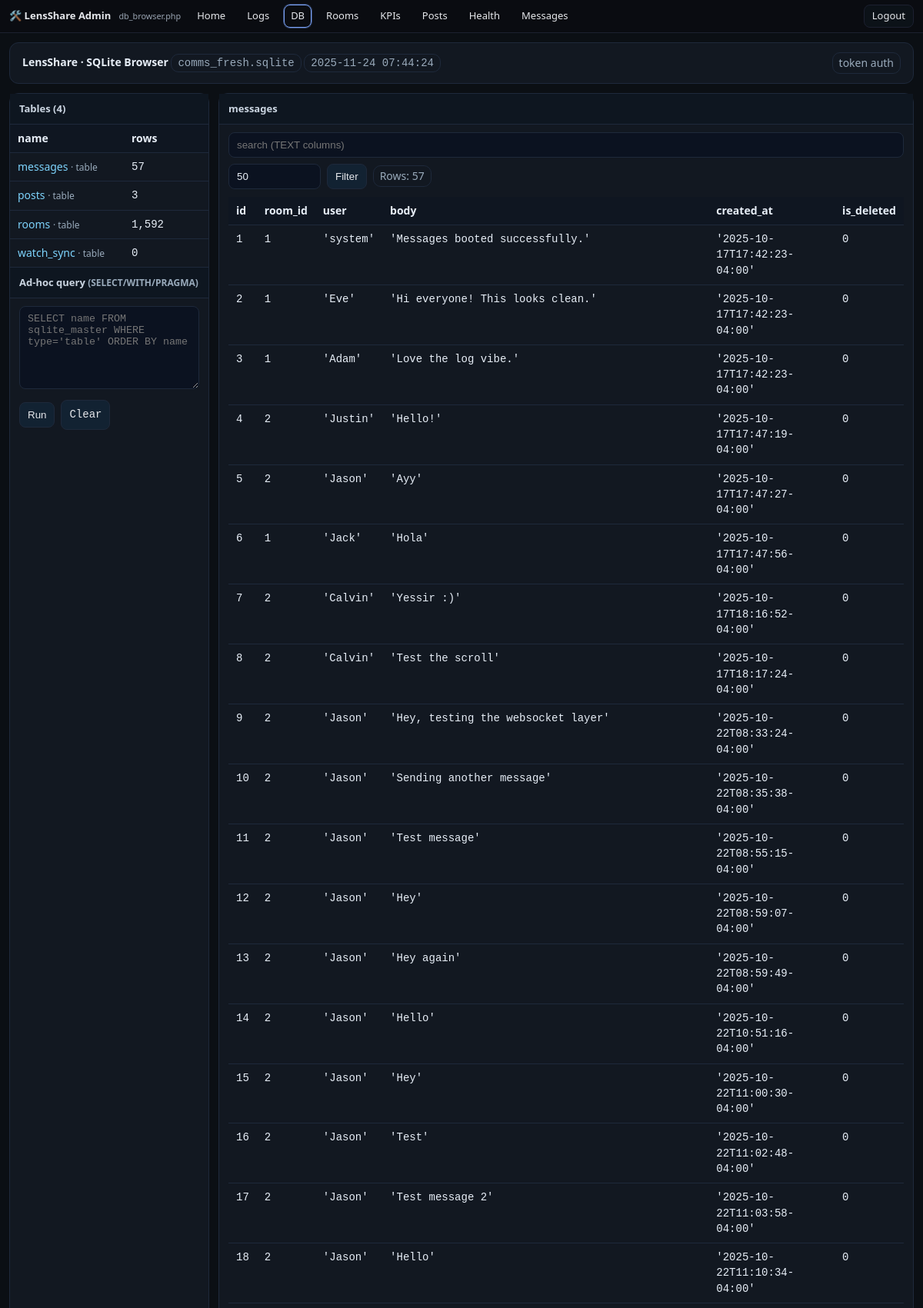
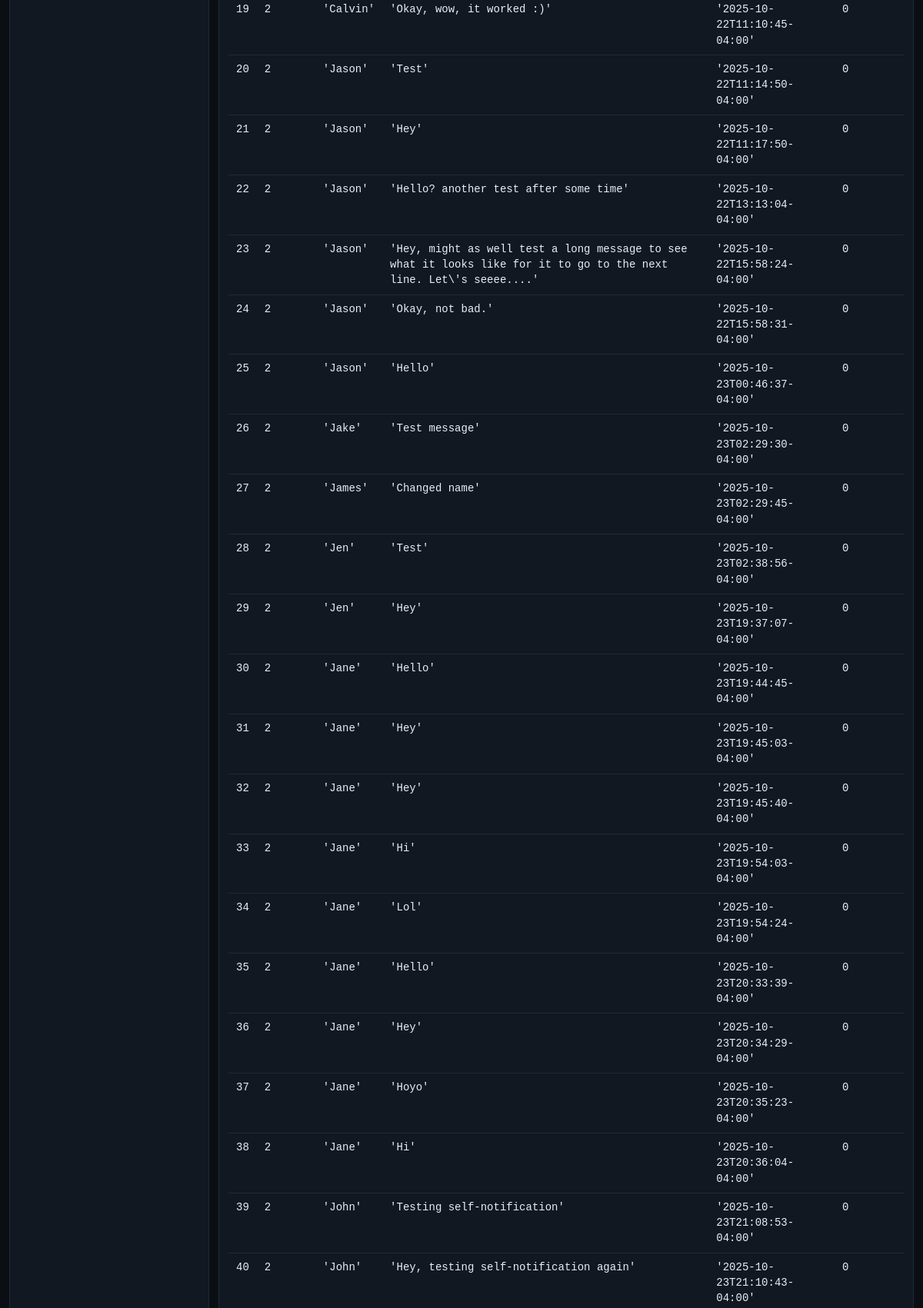
Screenshot of /comms/admin/db_browser.php?token=ajay-7c9f4f2f3a&table=messages&page=1 (signed in, upper part) with the database file from the repository (2 pictures, top to bottom).
### tables this page shows
CREATE TABLE messages (
       id INTEGER PRIMARY KEY AUTOINCREMENT,
       room_id INTEGER NOT NULL,
       user TEXT NOT NULL,
       body TEXT NOT NULL,
       created_at TEXT NOT NULL, is_deleted INTEGER NOT NULL DEFAULT 0,
       FOREIGN KEY(room_id) REFERENCES rooms(id) ON DELETE CASCADE
     );

### comms/config.php (called while the page is built, shortened)
<?php
$brand = [
  'name'        => 'LensShare',
  'slug'        => 'lensshare',
  'brand_emoji' => '🙂💬',
  'chat_emoji'  => '🌈',
  'tagline'     => 'Publishing + Messages',
  'favicon'     => '/favicon.svg',
];

### comms/admin/db_browser.php (the view, shortened to what this page needs)
<?php
require_once __DIR__ . '/../config.php';
function h($s){ return htmlspecialchars((string)$s, ENT_QUOTES | ENT_SUBSTITUTE, 'UTF-8'); }
$pdo = new PDO('sqlite:' . DB_PATH, null, null, [
  PDO::ATTR_ERRMODE => PDO::ERRMODE_EXCEPTION,
  PDO::ATTR_DEFAULT_FETCH_MODE => PDO::FETCH_ASSOC,
  PDO::ATTR_EMULATE_PREPARES => false,
]);
$pdo->query('PRAGMA foreign_keys=ON');
$pdo->query('PRAGMA busy_timeout=2000');
$PAGE_SIZE_DEFAULT = 50; $PAGE_SIZE_MAX = 500;
$table    = isset($_GET['table']) ? preg_replace('/[^\w.]/','', $_GET['table']) : '';
$page     = max(1, (int)($_GET['page'] ?? 1));
$pagesize = min($PAGE_SIZE_MAX, max(1, (int)($_GET['pagesize'] ?? $PAGE_SIZE_DEFAULT)));
$offset   = ($page-1)*$pagesize;
$sqlFree  = trim((string)($_GET['sql'] ?? ''));
function preserve($extra = []){
  $keep = ['token','table','q','pagesize','page'];
  $out = [];
  foreach ($keep as $k) if (isset($_GET[$k])) $out[$k] = $_GET[$k];
  foreach ($extra as $k=>$v) $out[$k] = $v;
  return '?' . http_build_query($out);
}
$tables = $pdo->query("SELECT name, type FROM sqlite_master WHERE type IN ('table','view') AND name NOT LIKE 'sqlite_%' ORDER BY name")->fetchAll();
$counts = [];
foreach ($tables as $t) {
  try { $counts[$t['name']] = (int)$pdo->query("SELECT COUNT(*) FROM \"{$t['name']}\"")->fetchColumn(); }
  catch(Throwable $e){ $counts[$t['name']] = null; }
}
$rows = []; $cols = []; $rowCount = null;
if ($table !== '') {
  try {
    $rowCount = (int)$pdo->query("SELECT COUNT(*) FROM \"$table\"")->fetchColumn();
    $where=''; $params=[];
    $sql = "SELECT * FROM \"$table\" $where LIMIT :lim OFFSET :off";
    $stmt = $pdo->prepare($sql);
    $stmt->bindValue(':lim',$pagesize,PDO::PARAM_INT);
    $stmt->bindValue(':off',$offset,PDO::PARAM_INT);
    $stmt->execute();
    $rows = $stmt->fetchAll();
    if ($rows) $cols = array_keys($rows[0]);
  } catch(Throwable $e){
    $rows=[]; $schema=[]; $indexes=[]; $rowCount=null;
  }
}
$now = date('Y-m-d H:i:s');
?>
<!doctype html>
<html>
<head>
</head>
<body>
<div class="page">
<?php
require_once __DIR__ . '/_topnav_admin.php';
?>
<div class="wrap">
  <div class="card header">
    <div>
      <strong><?= $brand['name'] ?> · SQLite Browser</strong>
      <span class="badge mono"><?=h(basename(DB_PATH))?></span>
      <span class="badge mono"><?=h($now)?></span>
    </div>
    <div class="badge">token auth</div>
  </div>
  <div class="grid">
    <div class="panel">
      <h3>Tables (<?=count($tables)?>)</h3>
      <div class="section list" style="padding:0">
        <table>
          <thead><tr><th>name</th><th style="width:110px">rows</th></tr></thead>
          <tbody>
          <?php foreach($tables as $t): ?>
            <tr>
              <td>
                <a href="<?=h(preserve(['table'=>$t['name'],'page'=>1]))?>"><?=h($t['name'])?></a>
                <span class="note"> · <?=h($t['type'])?></span>
              </td>
              <td class="mono"><?= isset($counts[$t['name']]) ? number_format((int)$counts[$t['name']]) : '—' ?></td>
            </tr>
          <?php endforeach; ?>
          </tbody>
        </table>
      </div>
      <h3>Ad-hoc query <span class="note">(SELECT/WITH/PRAGMA)</span></h3>
      <div class="section">
        <form method="get" class="mono">
          <textarea class="input" name="sql" rows="6" placeholder="SELECT name FROM sqlite_master WHERE type='table' ORDER BY name"><?=h($sqlFree)?></textarea>
          <div style="display:flex;gap:8px;align-items:center;margin-top:8px">
            <button class="btn" type="submit">Run</button>
            <a class="btn" href="<?=h(preserve(['sql'=>null]))?>">Clear</a>
          </div>
        </form>
      </div>
    </div>
    <div class="panel right-panel">
      <?php if ($table===''): ?>
        <h3>Viewer</h3>
        <div class="section note">Select a table on the left to browse rows and schema.</div>
      <?php else: ?>
        <h3><?=h($table)?></h3>
        <div class="section" style="padding-bottom:0">
          <form method="get" style="display:flex;gap:8px;flex-wrap:wrap;align-items:center">
            <input class="input" type="text" name="q" value="<?=h($q)?>" placeholder="search (TEXT columns)">
            <input class="input" style="max-width:120px" type="number" min="1" name="pagesize" value="<?=h($pagesize)?>" title="rows per page">
            <button class="btn" type="submit">Filter</button>
            <?php if ($rowCount!==null): ?><span class="badge">Rows: <?=number_format($rowCount)?></span><?php endif; ?>
          </form>
        </div>
        <div class="section" style="overflow:auto; max-height:55vh">
          <table>
            <thead><tr><?php foreach($cols as $c) echo '<th>'.h($c).'</th>'; ?></tr></thead>
            <tbody>
            <?php foreach($rows as $r): ?>
              <tr><?php foreach($cols as $c): ?><td class="mono"><?=h(var_export($r[$c], true))?></td><?php endforeach; ?></tr>
            <?php endforeach; ?>
            </tbody>
          </table>
        </div>
      <?php endif; ?>
    </div>
  </div>
</div>
</div>
</body>
</html>

### comms/admin/db_browser.php (style rules this page uses)
:root { --bg:#0b0f14; --ink:#e7eef7; --mut:#9ab; --panel:#121821; --border:#1e293b; --chip:#1c2430; --acc:#7dd3fc; }
* { box-sizing:border-box }
body { margin:0;background:var(--bg);color:var(--ink);font:14px/1.45 system-ui,-apple-system,Segoe UI,Roboto }
html, body { height: 100%; }
.page { min-height: 100vh; display: flex; flex-direction: column; }
a { color:var(--acc);text-decoration:none }
.wrap { max-width:1200px;margin:0 auto;padding:12px }
.card { background:var(--panel);border:1px solid var(--border);border-radius:12px;overflow:hidden;margin-bottom:12px }
.header { display:flex;flex-wrap:wrap;gap:8px;align-items:center;justify-content:space-between;padding:12px 16px;border-bottom:1px solid var(--border) }
.badge { border:1px solid var(--border);padding:3px 8px;border-radius:10px;color:var(--mut) }
.grid { display:grid;grid-template-columns:260px 1fr;gap:12px }
.panel { background:var(--panel);border:1px solid var(--border);border-radius:12px }
.panel h3 { margin:0;padding:10px 12px;border-bottom:1px solid var(--border);background:#0e1620;font-size:13px;color:#cbd5e1 }
.section { padding:10px 12px }
table { width:100%;border-collapse:collapse }
th,td { border-bottom:1px solid var(--border);padding:8px 10px;text-align:left;vertical-align:top }
th { background:#0f1621;position:sticky;top:0 }
.input, textarea.input { padding:8px 10px;border:1px solid var(--border);border-radius:8px;background:#0b1220;color:var(--ink);width:100% }
.btn { padding:8px 10px;border:1px solid var(--border);border-radius:8px;background:#122232;color:#e5e7eb;cursor:pointer }
.note { color:var(--mut);font-size:12px }
.mono { font-family:ui-monospace,SFMono-Regular,Consolas,monospace }
.list { max-height:70vh;overflow:auto }
html, body { overflow-x: hidden; }
.panel { min-width: 0; }

### rows the page displays
messages: id "1", room "1", user "'system'", body "'Messages booted successfully.'", created_at "'2025-10-17T17:42:23-04:00'", is_deleted "0"
messages: id "2", room "1", user "'Eve'", body "'Hi everyone! This looks clean.'", created_at "'2025-10-17T17:42:23-04:00'", is_deleted "0"
messages: id "3", room "1", user "'Adam'", body "'Love the log vibe.'", created_at "'2025-10-17T17:42:23-04:00'", is_deleted "0"
messages: id "4", room "2", user "'Justin'", body "'Hello!'", created_at "'2025-10-17T17:47:19-04:00'", is_deleted "0"
messages: id "5", room "2", user "'Jason'", body "'Ayy'", created_at "'2025-10-17T17:47:27-04:00'", is_deleted "0"
messages: id "6", room "1", user "'Jack'", body "'Hola'", created_at "'2025-10-17T17:47:56-04:00'", is_deleted "0"
messages: id "7", room "2", user "'Calvin'", body "'Yessir :)'", created_at "'2025-10-17T18:16:52-04:00'", is_deleted "0"
messages: id "8", room "2", user "'Calvin'", body "'Test the scroll'", created_at "'2025-10-17T18:17:24-04:00'", is_deleted "0"
messages: id "9", room "2", user "'Jason'", body "'Hey, testing the websocket layer'", created_at "'2025-10-22T08:33:24-04:00'", is_deleted "0"
messages: id "10", room "2", user "'Jason'", body "'Sending another message'", created_at "'2025-10-22T08:35:38-04:00'", is_deleted "0"
messages: id "11", room "2", user "'Jason'", body "'Test message'", created_at "'2025-10-22T08:55:15-04:00'", is_deleted "0"
messages: id "12", room "2", user "'Jason'", body "'Hey'", created_at "'2025-10-22T08:59:07-04:00'", is_deleted "0"
messages: id "13", room "2", user "'Jason'", body "'Hey again'", created_at "'2025-10-22T08:59:49-04:00'", is_deleted "0"
messages: id "14", room "2", user "'Jason'", body "'Hello'", created_at "'2025-10-22T10:51:16-04:00'", is_deleted "0"
messages: id "15", room "2", user "'Jason'", body "'Hey'", created_at "'2025-10-22T11:00:30-04:00'", is_deleted "0"
messages: id "16", room "2", user "'Jason'", body "'Test'", created_at "'2025-10-22T11:02:48-04:00'", is_deleted "0"
messages: id "17", room "2", user "'Jason'", body "'Test message 2'", created_at "'2025-10-22T11:03:58-04:00'", is_deleted "0"
messages: id "18", room "2", user "'Jason'", body "'Hello'", created_at "'2025-10-22T11:10:34-04:00'", is_deleted "0"
messages: id "19", room "2", user "'Calvin'", body "'Okay, wow, it worked :)'", created_at "'2025-10-22T11:10:45-04:00'", is_deleted "0"
messages: id "20", room "2", user "'Jason'", body "'Test'", created_at "'2025-10-22T11:14:50-04:00'", is_deleted "0"
messages: id "21", room "2", user "'Jason'", body "'Hey'", created_at "'2025-10-22T11:17:50-04:00'", is_deleted "0"
messages: id "22", room "2", user "'Jason'", body "'Hello? another test after some time'", created_at "'2025-10-22T13:13:04-04:00'", is_deleted "0"
messages: id "23", room "2", user "'Jason'", body "'Hey, might as well test a long message to see what it looks like for it to go to the next line. Let\\'s seeee....'", created_at "'2025-10-22T15:58:24-04:00'", is_deleted "0"
messages: id "24", room "2", user "'Jason'", body "'Okay, not bad.'", created_at "'2025-10-22T15:58:31-04:00'", is_deleted "0"
messages: id "25", room "2", user "'Jason'", body "'Hello'", created_at "'2025-10-23T00:46:37-04:00'", is_deleted "0"
messages: id "26", room "2", user "'Jake'", body "'Test message'", created_at "'2025-10-23T02:29:30-04:00'", is_deleted "0"
messages: id "27", room "2", user "'James'", body "'Changed name'", created_at "'2025-10-23T02:29:45-04:00'", is_deleted "0"
messages: id "28", room "2", user "'Jen'", body "'Test'", created_at "'2025-10-23T02:38:56-04:00'", is_deleted "0"
messages: id "29", room "2", user "'Jen'", body "'Hey'", created_at "'2025-10-23T19:37:07-04:00'", is_deleted "0"
messages: id "30", room "2", user "'Jane'", body "'Hello'", created_at "'2025-10-23T19:44:45-04:00'", is_deleted "0"
messages: id "31", room "2", user "'Jane'", body "'Hey'", created_at "'2025-10-23T19:45:03-04:00'", is_deleted "0"
messages: id "32", room "2", user "'Jane'", body "'Hey'", created_at "'2025-10-23T19:45:40-04:00'", is_deleted "0"
messages: id "33", room "2", user "'Jane'", body "'Hi'", created_at "'2025-10-23T19:54:03-04:00'", is_deleted "0"
messages: id "34", room "2", user "'Jane'", body "'Lol'", created_at "'2025-10-23T19:54:24-04:00'", is_deleted "0"
messages: id "35", room "2", user "'Jane'", body "'Hello'", created_at "'2025-10-23T20:33:39-04:00'", is_deleted "0"
messages: id "36", room "2", user "'Jane'", body "'Hey'", created_at "'2025-10-23T20:34:29-04:00'", is_deleted "0"
messages: id "37", room "2", user "'Jane'", body "'Hoyo'", created_at "'2025-10-23T20:35:23-04:00'", is_deleted "0"
messages: id "38", room "2", user "'Jane'", body "'Hi'", created_at "'2025-10-23T20:36:04-04:00'", is_deleted "0"
messages: id "39", room "2", user "'John'", body "'Testing self-notification'", created_at "'2025-10-23T21:08:53-04:00'", is_deleted "0"
messages: id "40", room "2", user "'John'", body "'Hey, testing self-notification again'", created_at "'2025-10-23T21:10:43-04:00'", is_deleted "0"

### other values shown
$navBrand "LensShare Admin"
basename($self) "db_browser.php"
$label "Home Logs DB Rooms KPIs Posts Health Messages"
$brand['name'] "LensShare"
basename(DB_PATH) "comms_fresh.sqlite"
count($tables) "4"
$t['name'] "messages"
$t['type'] "table"
$counts[$t['name']] "57"
$t['name'] "posts"
$counts[$t['name']] "3"
$t['name'] "rooms"
$counts[$t['name']] "1,592"
$t['name'] "watch_sync"
$counts[$t['name']] "0"
